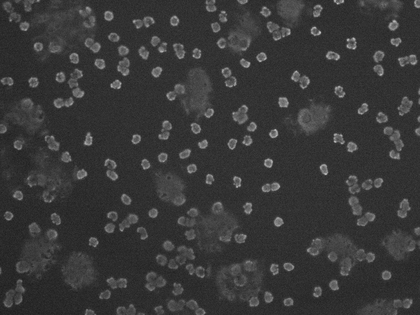
%> input picture superpixels/noise vs denoised segmentation/paper/s/noise-s.tif, 420 x 315 px, shrunk from 1388 x 1040 before the run
$ octave determine_slic_m.m   (GNU Octave 9; MATLAB toolbox functions it lacks are replaced by stand-ins)
%> lines starting %> are read from the running program, lines starting %| are printed output that depends on the picture
clear all;
close all;

m_ref1 = 10;
m_ref2 = 15;
m_ref3 = 20;
m_ref4 = 25;
m_max = 100;
im = 'noise-s.tif';
nbSegments = 100;
colopt = 'median';

I = double(imread(im));
%> I: size 315x420 double; min 30, max 191, mean 56.5; mean of the top-left, top-right, bottom-left and bottom-right quarters 57.4, 58.9, 53.6, 55.9
I = I(1:100,1:100);
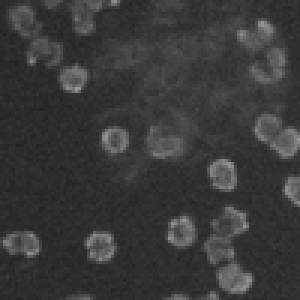
%> I: size 100x100 double (shown 3 times larger); min 34, max 152, mean 57.6
J = zeros(size(I,1),size(I,2),3);
J(:,:,1) = I;
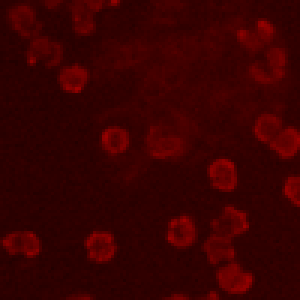
%> J: size 100x100x3 double (shown 3 times larger); mean R, G, B 57.6, 0, 0
J(:,:,2) = I;
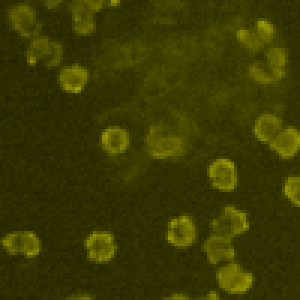
%> J: size 100x100x3 double (shown 3 times larger); mean R, G, B 57.6, 57.6, 0
J(:,:,3) = I;
I = J;

% params
sigma = 20;
sigma_0 = sigma^2;
alpha = 1;
W = 3;
% h = 2;
h = 2.4;
T = 0.7;
wnd_size = 5;
weighting_function_name = 'MODIFIED_BISQUARE';
V = 0;
% [7 lines of commented-out code are left out]
K = I;
for i=1:3
    % [D, ~, ~] = fNLMS_SC(J(:,:,i), J(:,:,i), h, T, PS_3d(:,:,i), alpha, sigma_0, W, wnd_size, weighting_function_name, V);
%> (the run ends here)
